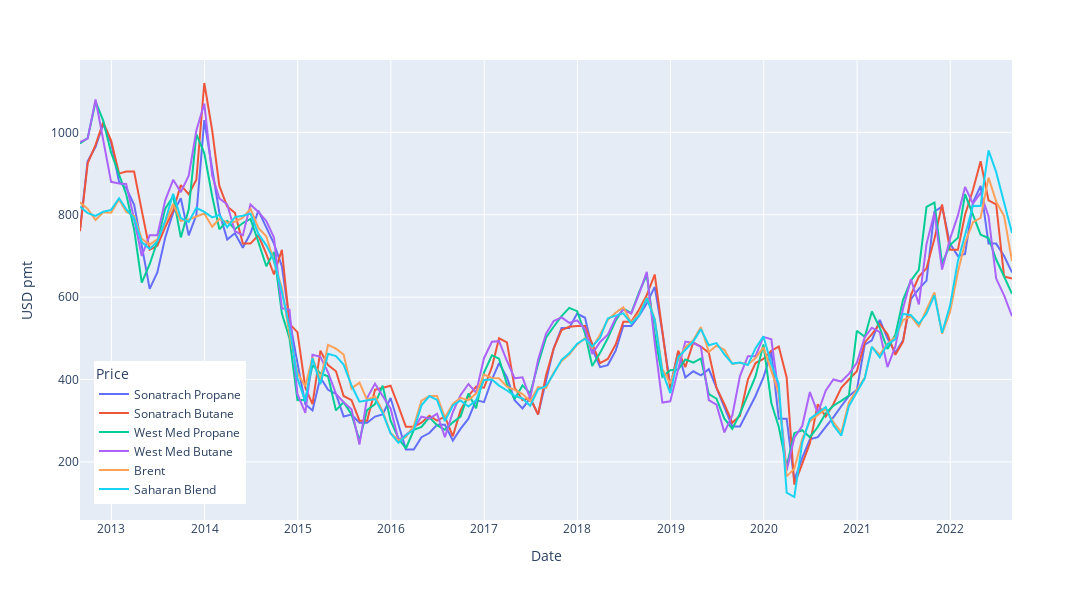

Notebook code cell kept with this figure:
### Code cell
# Plotting prices
fig_prices = px.line(df, labels=dict(value="USD pmt", variable="Price"))

# Figure dimensions
fig_prices.update_layout({"width": 1400,
                          "height": 600})

# Positioning legend
fig_prices.update_layout(legend=dict(
    yanchor="top",
    y=0.345,
    xanchor="left",
    x=0.015
))

fig_prices
